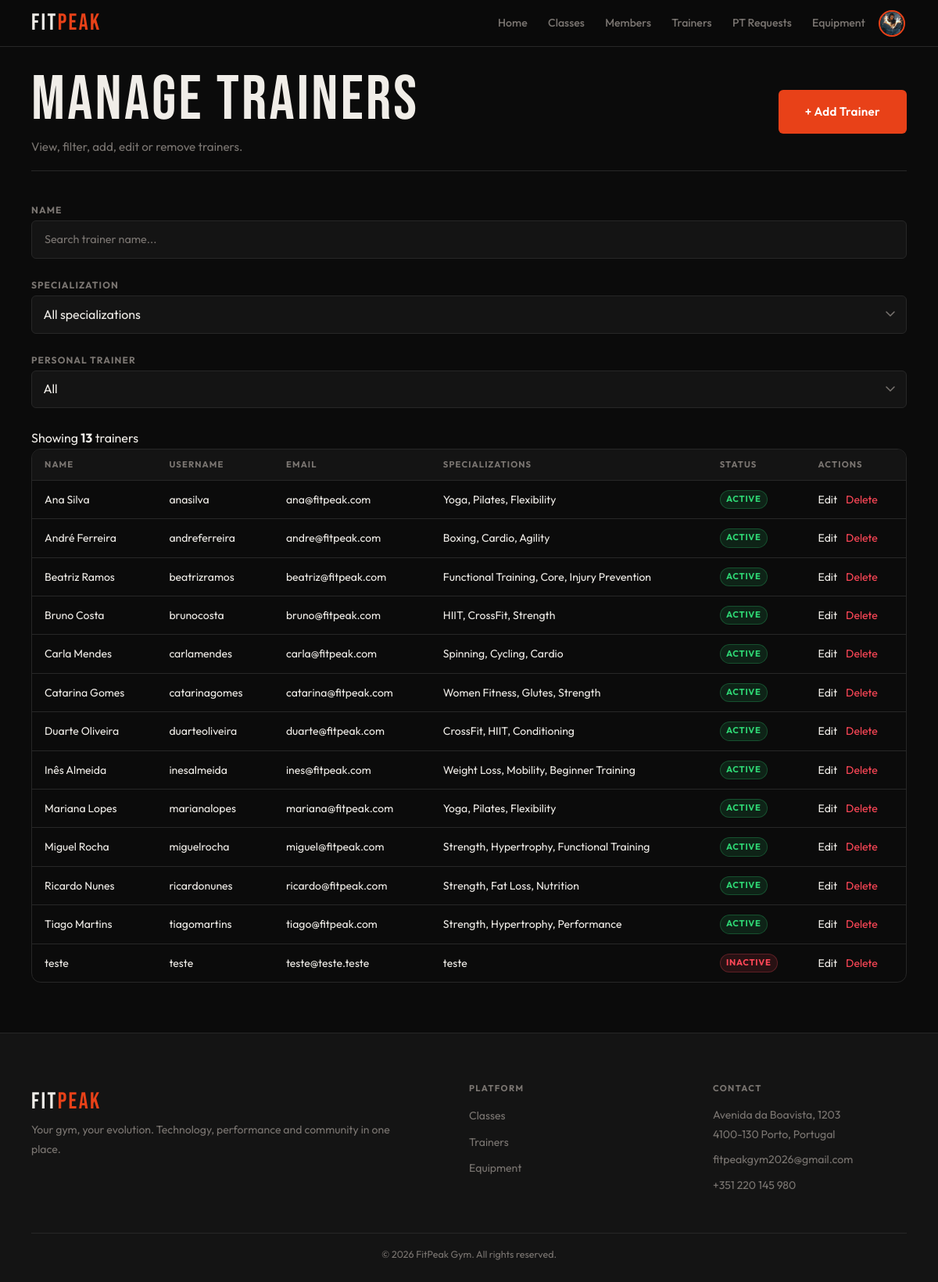
Page /admin/trainers.php?error=notfound (signed in) on the earlier database version.
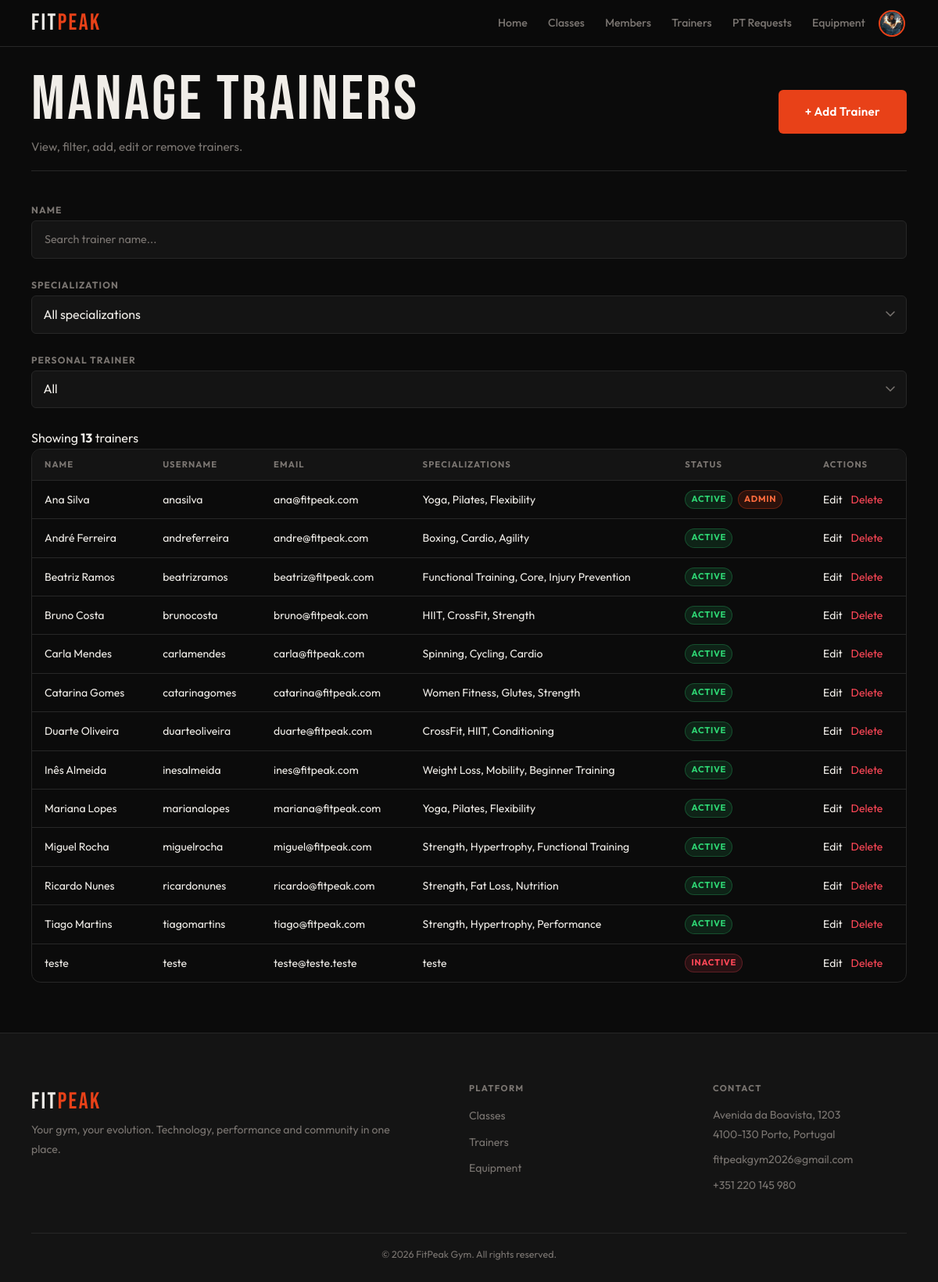
Same page on the later database version.
### tables this page shows
CREATE TABLE users (
    id INTEGER PRIMARY KEY AUTOINCREMENT,
    name TEXT NOT NULL,
    username TEXT UNIQUE NOT NULL,
    email TEXT UNIQUE NOT NULL,
    password TEXT NOT NULL,
    role TEXT NOT NULL DEFAULT 'member' CHECK(role IN ('member','trainer','admin')),
    is_admin INTEGER NOT NULL DEFAULT 0,
    photo TEXT DEFAULT NULL,
    active INTEGER NOT NULL DEFAULT 1,
    created_at DATETIME DEFAULT CURRENT_TIMESTAMP
);

### db/trainers.php (called while the page is built, shortened)
<?php
function getAllTrainers($pdo, $filters = []) {
    $sql = "
        SELECT
            u.id,
            u.name,
            u.username,
            u.email,
            u.photo,
            u.active,
            u.is_admin,
            tp.bio,
            tp.specializations,
            tp.certifications,
            tp.is_pt,
            tp.pt_description,
            tp.pt_hourly_rate,
            tp.pt_available,
            COALESCE(ROUND(AVG(r.rating), 1), 0) AS rating,
            COUNT(r.id) AS review_count
        FROM users u
        LEFT JOIN trainer_profiles tp ON u.id = tp.user_id
        LEFT JOIN class_schedules cs ON cs.trainer_id = u.id
        LEFT JOIN class_sessions sess ON sess.schedule_id = cs.id
        LEFT JOIN reviews r ON r.session_id = sess.id
        WHERE u.role = 'trainer'
    ";
    $params = [];
    $sql .= "
        GROUP BY u.id
        ORDER BY u.name ASC
    ";
    $stmt = $pdo->prepare($sql);
    $stmt->execute($params);
    return $stmt->fetchAll(PDO::FETCH_ASSOC);
}
?>

### template/trainers.php (the view, shortened to what this page needs)
    <?php
function output_trainers_admin_table($trainers) {
    foreach ($trainers as $t) {
        $id = (int)$t['id'];
        ?>
        <tr>
            <td><?= htmlspecialchars($t['name']) ?></td>
            <td><?= htmlspecialchars($t['username']) ?></td>
            <td><?= htmlspecialchars($t['email']) ?></td>
            <td><?= htmlspecialchars(substr($t['specializations'] ?? '', 0, 50)) ?></td>
            <td>
                <div class="status-badges">
                    <?= $t['active']
                        ? '<span class="badge badge-success">Active</span>'
                        : '<span class="badge badge-danger">Inactive</span>'
                    ?>
                    <?php if (!empty($t['is_admin'])): ?>
                        <span class="badge badge-admin">Admin</span>
                    <?php endif; ?>
                </div>
            </td>
            <td>
                <a href="edit_trainer.php?id=<?= $id ?>" class="action-link">Edit</a>
                <a href="delete_trainer.php?id=<?= $id ?>" class="action-link danger delete-trainer-link">Delete</a>
            </td>
        </tr>
        <?php
    }
}
    ?>

Differences in the rows shown:
changed users "Ana Silva": now shows "ADMIN"
